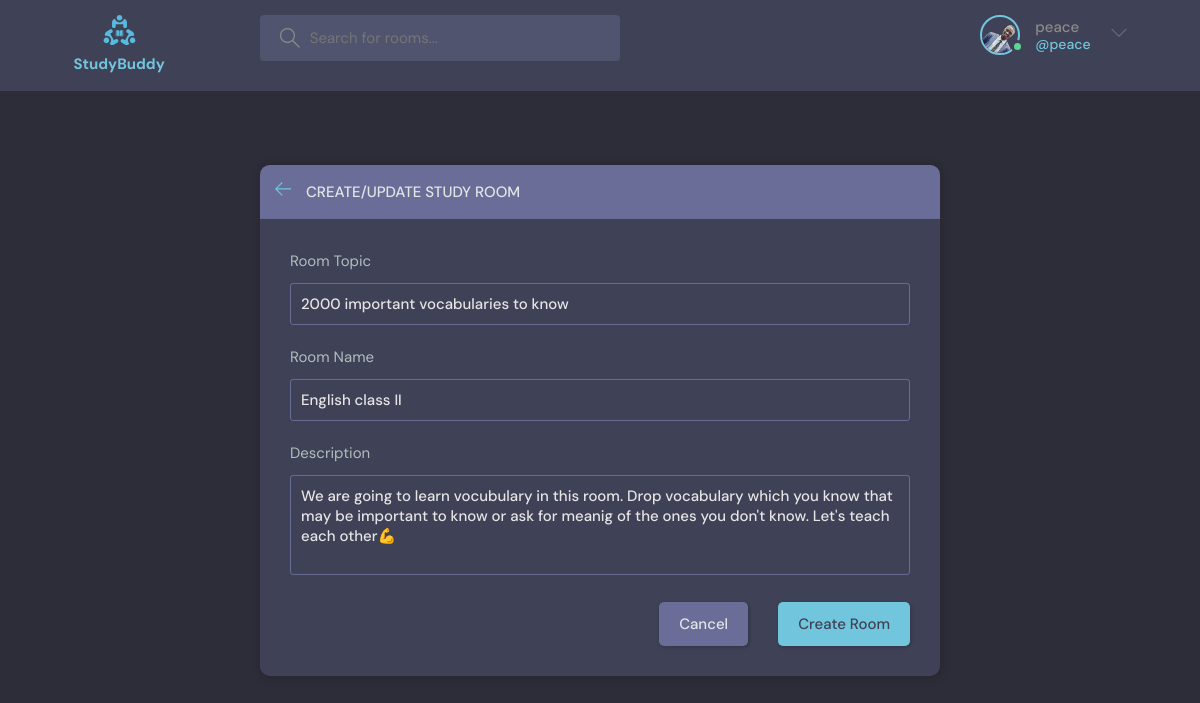
The page /update-room/2/ (signed in) on the database its author committed.
### base/models.py (models this page shows, shortened)
class User(AbstractUser):
    name = models.CharField(max_length=200, null=True)
    email = models.EmailField(unique=True,null=True)
    bio = models.TextField(null=True)
    avatar = models.ImageField(null=True, default="avatar.svg")
    USERNAME_FIELD = 'email'
    REQUIRED_FIELDS = []

class Room(models.Model):
    host = models.ForeignKey(User, on_delete=models.SET_NULL, null=True)
    topic = models.ForeignKey(Topic, on_delete=models.SET_NULL, null=True)
    name = models.CharField(max_length=200)
    description = models.TextField(null=True, blank=True)
    participants= models.ManyToManyField(User, related_name='participants', blank=True)
    updated = models.DateTimeField(auto_now=True)
    created = models.DateTimeField(auto_now_add=True)
    class Meta:
        ordering = ['-created', '-created']

class Topic(models.Model):
    name = models.CharField(max_length=200)

### base/views.py (the view, shortened to what this page needs)
# urls.py: path('update-room/<str:pk>/', views.updateRoom, name="update-room"),
def updateRoom(request, pk):
    room = Room.objects.get(id=pk)
    form = RoomForm(instance=room)
    topics = Topic.objects.all()
    if request.user != room.host:
        return HttpResponse('You only allowed to update your room')
    context = {'form': form, 'topics':topics,'room':room}
    return render(request, 'base/room_form.html', context)

### base/forms.py
class RoomForm(ModelForm):
    class Meta:
        model = Room
        fields = '__all__'
        exclude = ['host', 'participants']

### base/templates/base/room_form.html (shortened to what this page needs)
{% extends 'main.html' %}
{% block content %}
<main class="create-room layout">
    <div class="container">
      <div class="layout__box">
        <div class="layout__boxHeader">
          <div class="layout__boxTitle">
            <a href="{% url 'home' %}">
              <svg version="1.1" xmlns="http://www.w3.org/2000/svg" width="32" height="32" viewBox="0 0 32 32">
                <title>arrow-left</title>
                <path
                  d="M13.723 2.286l-13.723 13.714 13.719 13.714 1.616-1.611-10.96-10.96h27.625v-2.286h-27.625l10.965-10.965-1.616-1.607z">
                </path>
              </svg>
            </a>
            <h3>Create/Update Study Room</h3>
          </div>
        </div>
        <div class="layout__body">
          <form class="form" action="#" method="POST">
            <div class="form__group">
              <label for="room_topic">Room Topic</label>
              <input type="text" name="topic" value="{{room.topic.name}}" required list="topic-list" />
            </div>
            <div class="form__group">
              <label for="room_name">Room Name</label>
              {{form.name}}
            </div>
            <div class="form__group">
              <label for="room_description">Description</label>
              {{form.description}}
            </div>
            <div class="form__action">
              <a class="btn btn--dark" href="{% url 'home' %}">Cancel</a>
              <button class="btn btn--main" type="submit">Create Room</button>
            </div>
          </form>
        </div>
      </div>
    </div>
  </main>
{% endblock %}

### templates/navbar.html (shortened to what this page needs)
{% load static %}
<header class="header header--loggedIn">
    <div class="container">
      <a href="{% url 'home' %}">
        <img src="{% static 'images/logo.svg' %}" width="30px" height="30px"/>
        <h1>StudyBuddy</h1>
      </a>
      <form method="get" class="header__search" action="{% url 'home' %}">
        <label>
          <input name="q" placeholder="Search for rooms..." />
        </label>
      </form>
      <nav class="header__menu">
        {% if request.user.is_authenticated %}
        <div class="header__user">
          <a href="{% url 'update-user' %}">
            <div class="avatar avatar--medium active">
              <img src="{{request.user.avatar.url}}" />
            </div>
            <p>{{request.user.username}}<span>@{{request.user.username}}</span></p>
          </a>
          <button class="dropdown-button">
            <svg version="1.1" xmlns="http://www.w3.org/2000/svg" width="32" height="32" viewBox="0 0 32 32">
              <title>chevron-down</title>
              <path d="M16 21l-13-13h-3l16 16 16-16h-3l-13 13z"></path>
            </svg>
          </button>
        </div>
        {% else %}
        <a href="{% url 'login' %}">
          <img src="{% static 'images/avatar.svg' %}" />
          <p>Login</p>
        </a>
        {% endif %}
      </nav>
    </div>
  </header>

### static/styles/style.css (style rules this page uses)
:root { --color-main: #71c6dd; --color-main-light: #e1f6fb; --color-dark: #3f4156; --color-dark-medium: #51546e; --color-dark-light: #696d97; --color-light: #e5e5e5; --color-gray: #8b8b8b; --color-light-gray: #b2bdbd; --color-bg: #2d2d39; --color-success: #5dd693; --color-error: #fc4b0b; }
* { font-family: "DM Sans", -apple-system, BlinkMacSystemFont, "Segoe UI", Roboto, Oxygen, Ubuntu, Cantarell, "Open Sans", "Helvetica Neue", sans-serif; margin: 0; padding: 0; box-sizing: border-box; text-rendering: optimizeLegibility; font-size: inherit; }
html { font-size: 56.25%; }
@media only screen and (min-width: 1200px) { html { font-size: 62.5%; } }
body { line-height: 1.6; font-weight: 400; font-size: 1.5rem; color: var(--color-light-gray); background-color: var(--color-bg); min-height: 100vh; }
img { width: 100%; }
a { display: inline-block; color: var(--color-main); text-decoration: none; }
.container { max-width: 120rem; width: 90%; margin: auto; }
.btn { background-color: transparent; border: none; display: inline-flex; align-items: center; gap: 1rem; cursor: pointer; transition: all ease-in-out 0.3s; padding: 1rem 2rem; border-radius: 5px; box-shadow: 1px 1px 3px 1px rgba(0, 0, 0, 0.15); font-weight: 500; }
.btn--main { background-color: var(--color-main); color: var(--color-dark); }
.btn--dark { background-color: var(--color-dark-light); color: var(--color-light); }
.avatar { position: relative; display: inline-block; border-radius: 50%; border: 2px solid var(--color-main); }
.avatar img { display: block; border-radius: 50%; object-fit: cover; object-position: center; }
.avatar::after { content: ""; display: block; position: absolute; background-color: var(--color-gray); z-index: 111; border-radius: 50%; border: 0.3rem solid var(--color-dark); }
.avatar.active::after { background-color: var(--color-success); }
.avatar.avatar--medium img { width: 3.6rem; height: 3.6rem; border-radius: 50%; }
.avatar.avatar--medium:after { width: 0.7rem; height: 0.7rem; bottom: 0px; right: -6px; }
.header { padding: 1.5rem; background-color: var(--color-dark); }
.header > .container { display: flex; gap: 9.5rem; }
.header__logo, .header__user { display: flex; gap: 2rem; align-items: center; }
.header__search > label { background-color: var(--color-dark-medium); padding: 1.3rem 1rem; display: flex; align-items: center; gap: 1rem; border-radius: 4px; }
.header__search svg { fill: var(--color-gray); width: 2rem; height: 2rem; margin-left: 1rem; }
.header__search input { width: 30rem; background: transparent; border: none; outline: none; color: var(--color-light); }
.header__menu { margin-left: auto; position: relative; }
.header__menu a { display: flex; gap: 1.5rem; align-items: center; font-weight: 500; text-decoration: none; color: var(--color-gray); }
.header__menu img { height: 3.6rem; }
.header__menu p { line-height: 1.2; }
.header__menu span { color: var(--color-main); font-weight: 500; font-size: 1.4rem; display: block; }
.header__menu svg { width: 1.6rem; height: 1.6rem; fill: var(--color-dark-light); }
.dropdown-button { background: transparent; border: 0; outline: 0; cursor: pointer; }
.layout { margin-top: 2.4rem; }
.layout > .container { display: flex; justify-content: space-between; align-items: flex-start; }
.layout__box { width: 90%; max-width: 48rem; min-height: 40rem; position: absolute; top: 50%; left: 50%; transform: translate(-50%, -46%); background-color: var(--color-dark); border-radius: 1rem; box-shadow: 1px 1px 6px 3px rgba(0, 0, 0, 0.1); overflow: hidden; }
.layout__boxHeader { display: flex; padding: 1.5rem; background-color: var(--color-dark-light); }
.layout__boxTitle { display: flex; gap: 1.5rem; align-items: center; }
.layout__boxTitle h3 { text-transform: uppercase; font-weight: 500; color: var(--color-light); }
.layout__boxTitle svg { width: 1.6rem; height: 1.6rem; fill: var(--color-main); }
.layout__body { margin: 3rem; }
.form__group { margin-bottom: 2rem; width: 100%; }
.form__group label { display: block; font-size: 1.5rem; margin-bottom: 1rem; }
.form__group input, .form__group textarea, .form__group select { background: transparent; border: 1px solid var(--color-dark-light); padding: 1rem; border-radius: 3px; width: 100%; color: var(--color-light); font-weight: 500; outline: none; }
.form__group textarea { background: transparent; height: 10rem; resize: none; }
.form__action { display: flex; justify-content: flex-end; gap: 3rem; }
.create-room.layout .layout__box { max-width: 68rem; }

### rows shown on the page
User: user.avatar (picture), user.username "peace"
Room: topic "2000 important vocabularies to know", name "English class II", description "We are going to learn vocubulary in this room. Drop vocabulary which you know that may be important to know or ask for meanig of the ones you don't know. Let's teach each other💪"
